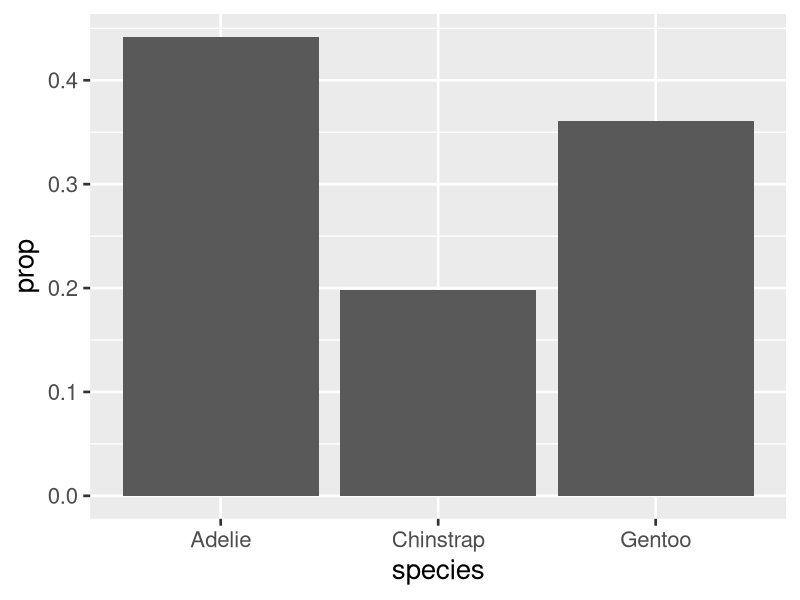
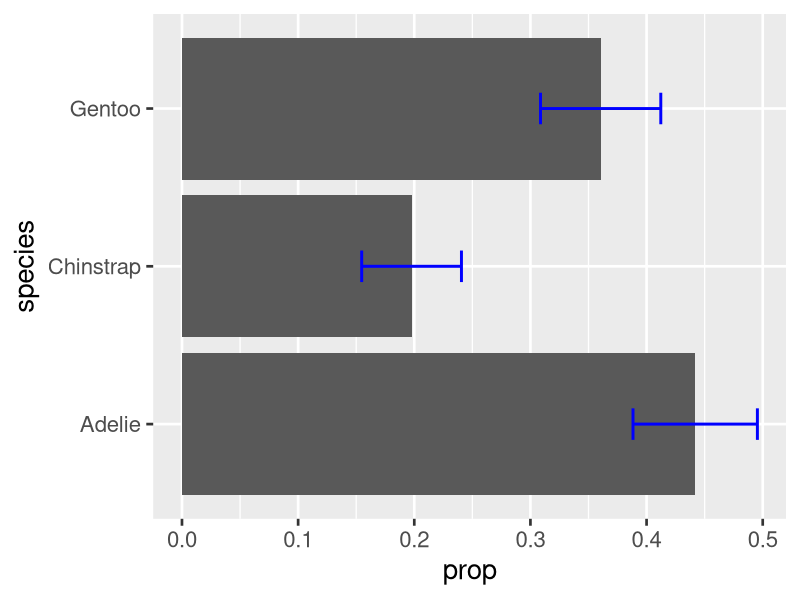
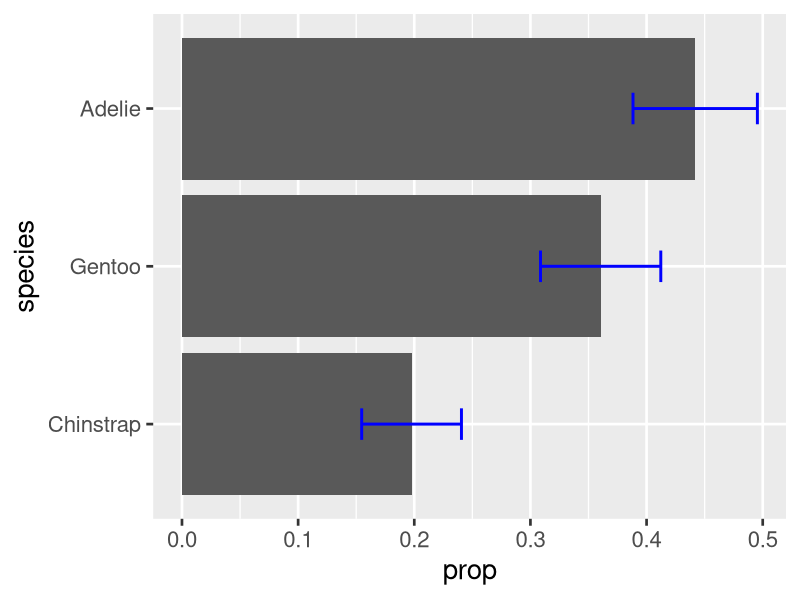
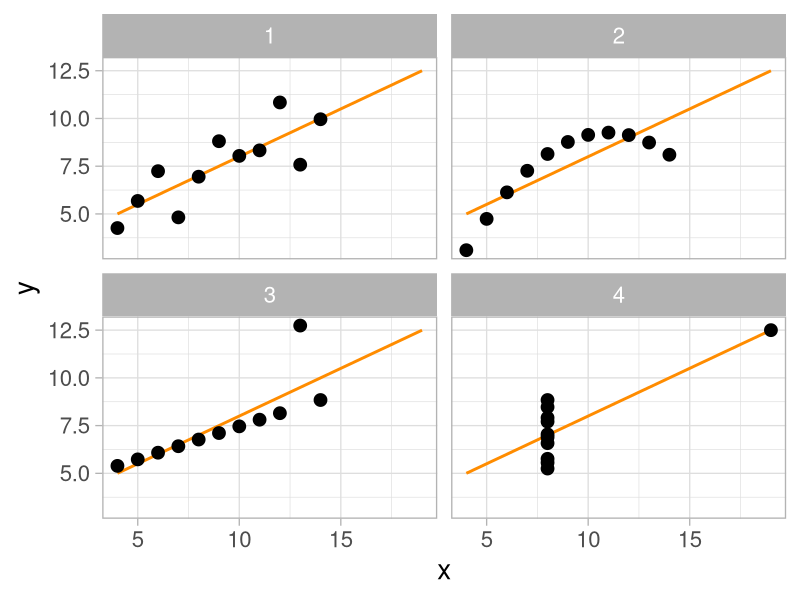
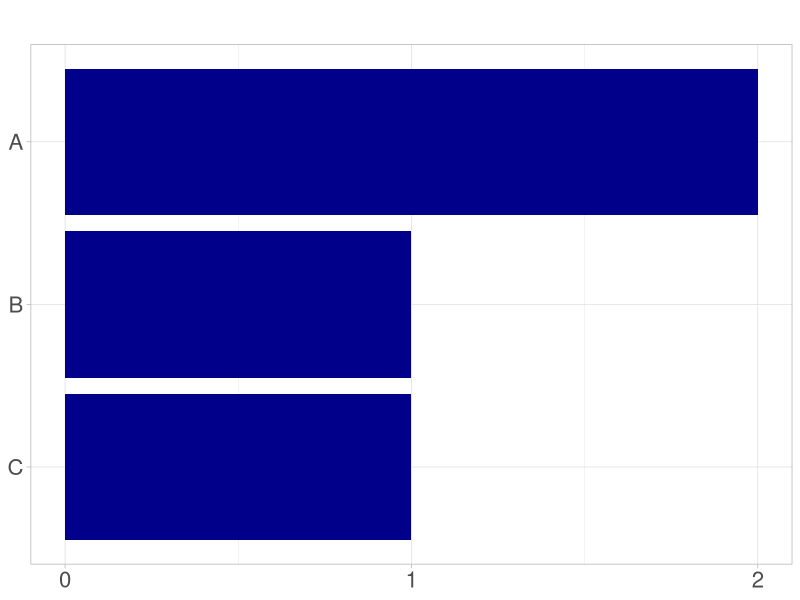
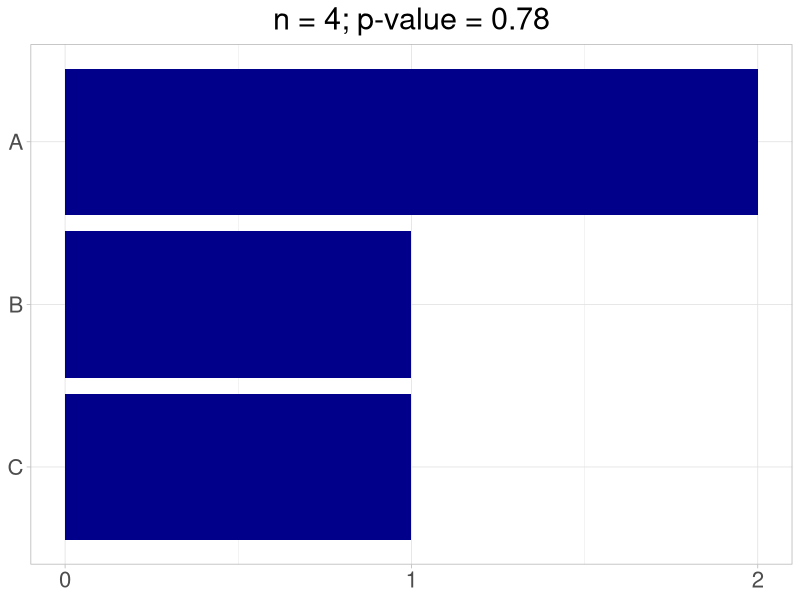
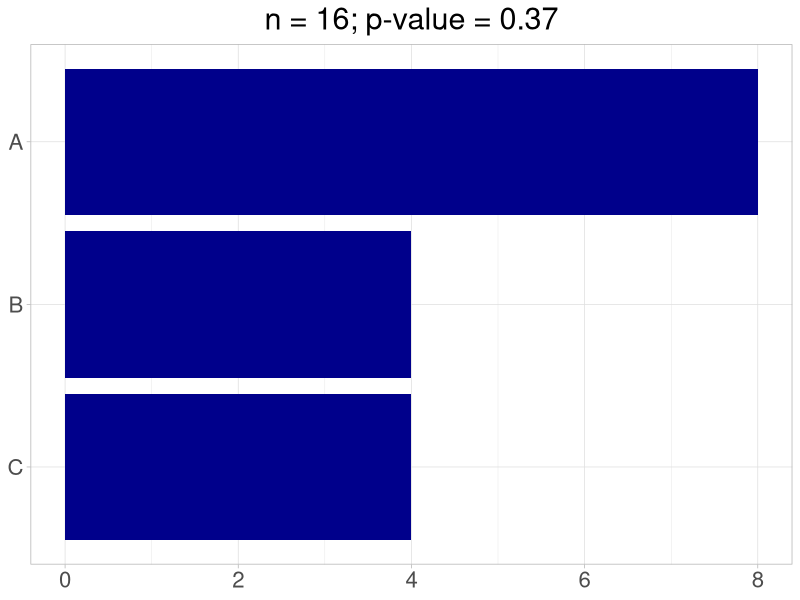
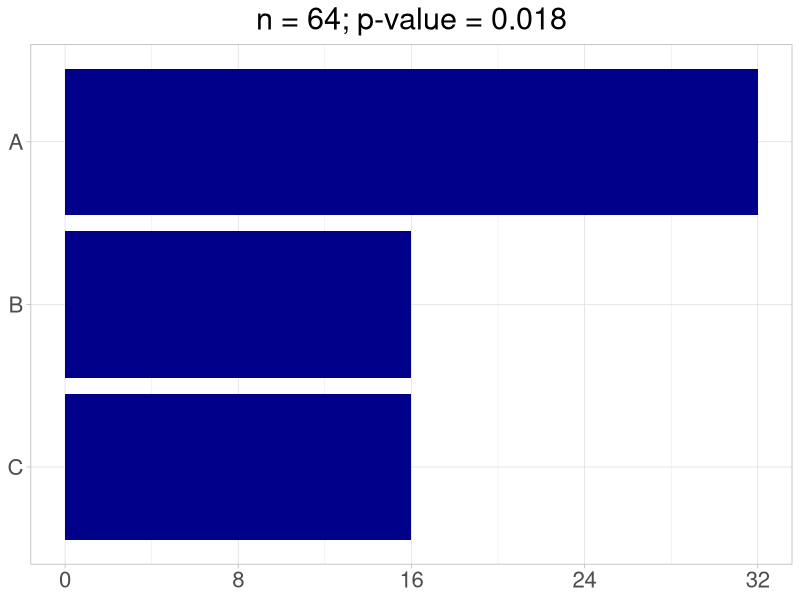

These charts were generated, in order, by the following R code:
## ---- chunk 1
#| include: false
knitr::opts_chunk$set(
  echo = TRUE,
  message = FALSE,
  warning = FALSE,
  fig.align = "center"
)
ggplot2::theme_set(ggplot2::theme_gray(base_size = 20))
## ---- chunk 2
table(penguins$species)
## ---- chunk 3
prop.table(table(penguins$species))
## ---- chunk 4
library(tidyverse)
penguins |>
  count(species) |> 
  mutate(prop = n / sum(n))
## ---- chunk 5
#| fig-height: 8
penguins |>
  count(species) |> 
  mutate(prop = n / sum(n)) |> 
  ggplot(aes(x = species, y = prop)) +
  geom_col()
## ---- chunk 6
prop.table(table(penguins$species))
## ---- chunk 7
#| echo: false
#| fig-height: 10
penguins |> 
  count(species) |> 
  mutate(prop = n / sum(n),
         se = sqrt(prop * (1 - prop) / sum(n)),
         lower = prop - 2 * se,
         upper = prop + 2 * se) |> 
  ggplot(aes(x = prop, y = species)) +
  geom_col() +
  geom_errorbar(aes(xmin = lower, xmax = upper), 
                color = "blue", width = 0.2, linewidth = 1)
## ---- chunk 8
#| echo: false
#| fig-height: 10
penguins |> 
  count(species) |> 
  mutate(prop = n / sum(n),
         se = sqrt(prop * (1 - prop) / sum(n)),
         lower = prop - 2 * se,
         upper = prop + 2 * se,
         species = fct_reorder(species, prop)) |> 
  ggplot(aes(x = prop, y = species)) +
  geom_col() +
  geom_errorbar(aes(xmin = lower, xmax = upper), 
                color = "blue", 
                width = 0.2, 
                linewidth = 1)
## ---- chunk 9
chisq.test(table(penguins$species))
## ---- chunk 10
#| echo: false
#| fig-height: 8
anscombe |> 
  pivot_longer(everything(),
               cols_vary = "slowest",
               names_to = c(".value", "set"),
               names_pattern = "(.)(.)") |> 
  ggplot(aes(x, y)) +
  geom_smooth(method = "lm", se = FALSE, color = "darkorange", fullrange = TRUE) +
  geom_point(size = 4) +
  facet_wrap(~ set) +
  theme_light(base_size = 20)
## ---- chunk 11
#| echo: false
#| fig-width: 7
fake_counts <- tibble(fake_group = c("A", "A", "B", "C"))
fake_chisq_test_results <- chisq.test(table(fake_counts$fake_group))
fake_counts |>
  mutate(fake_group = factor(fake_group, levels = c("C", "B", "A"))) |> 
  ggplot(aes(x = fake_group)) +
  geom_bar(fill = "darkblue") +
  scale_y_continuous(breaks = c(0, 1, 2)) +
  coord_flip() +
  labs(title = paste0("n = ", nrow(fake_counts),
                      "; p-value = ",
                      signif(fake_chisq_test_results$p.value, digits = 2))) +
  theme_light() +
  theme(plot.title = element_text(size = 22, hjust = 0.5, color = NA),
        axis.title = element_blank(),
        axis.text = element_text(size = 16))
## ---- chunk 12
#| echo: false
#| fig-width: 7
# Init the fake data
fake_counts <- tibble(fake_group = c("A", "A", "B", "C"))
# Run and store the chi-square test:
fake_chisq_test_results <- chisq.test(table(fake_counts$fake_group))
# Create the plot
fake_counts |>
  mutate(fake_group = factor(fake_group, levels = c("C", "B", "A"))) |> 
  ggplot(aes(x = fake_group)) +
  geom_bar(fill = "darkblue") +
  scale_y_continuous(breaks = c(0, 1, 2)) +
  coord_flip() +
  labs(title = paste0("n = ", nrow(fake_counts),
                      "; p-value = ",
                      signif(fake_chisq_test_results$p.value, digits = 2))) +
  theme_light() +
  theme(plot.title = element_text(size = 22, hjust = 0.5),
        axis.title = element_blank(),
        axis.text = element_text(size = 16))
## ---- chunk 13
#| echo: false
#| fig-width: 7
fake_counts <- tibble(fake_group = c(rep("A", 8), 
                                     rep("B", 4), rep("C", 4)))
# Run and store the chi-square test:
fake_chisq_test_results <- chisq.test(table(fake_counts$fake_group))
fake_counts |>
  mutate(fake_group = factor(fake_group, levels = c("C", "B", "A"))) |> 
  ggplot(aes(x = fake_group)) +
  geom_bar(fill = "darkblue") +
  coord_flip() +
  labs(title = paste0("n = ", nrow(fake_counts),
                      "; p-value = ",
                      signif(fake_chisq_test_results$p.value, digits = 2))) +
  theme_light() +
  theme(plot.title = element_text(size = 22, hjust = 0.5),
        axis.title = element_blank(),
        axis.text = element_text(size = 16))
## ---- chunk 14
#| echo: false
#| fig-width: 7
# Init the fake data
fake_counts <- tibble(fake_group = c(rep("A", 32), 
                                     rep("B", 16), rep("C", 16)))
# Run and store the chi-square test:
fake_chisq_test_results <- chisq.test(table(fake_counts$fake_group))
# Create the plot
fake_counts |>
  mutate(fake_group = factor(fake_group, levels = c("C", "B", "A"))) |> 
  ggplot(aes(x = fake_group)) +
  geom_bar(fill = "darkblue") +
  scale_y_continuous(breaks = c(0, 8, 16, 24, 32)) +
  coord_flip() +
  labs(title = paste0("n = ", nrow(fake_counts),
                      "; p-value = ",
                      signif(fake_chisq_test_results$p.value, digits = 2))) +
  theme_light() +
  theme(plot.title = element_text(size = 22, hjust = 0.5),
        axis.title = element_blank(),
        axis.text = element_text(size = 16))
## ---- chunk 15
#| echo: false
# Iterate through a sequence of sample sizes to compute the pvalue:
chisq_power_table <- map(
  seq(4, 100, by = 4),
  # Apply the following function to each value
  function(x) {
    # Init the fake data:
    fake_data <- tibble(fake_group = c(rep("A", 2 * x / 4),
                                       rep("B", x / 4), rep("C", x / 4)))
    
    # Run and store the chi-square test:
    fake_results <- chisq.test(table(fake_data$fake_group))
    
    # Return a table with the p-value and n:
    tibble("n" = x, "pval" = fake_results$p.value)
  }
) |>
  list_rbind()

# Plot the results:
chisq_power_table |>
  # Note the use of 
  ggplot(aes(x = n, y = pval)) +
  # Draw a line layer to connect the points 
  geom_line(color = "gray", linewidth = 1.5) +
  geom_point(color = "black", size = 3) +
  # Add a horizontal line at 0.05:
  geom_hline(yintercept = 0.05, linetype = "dashed", 
             color = "darkorange", linewidth = 1.5) +
  scale_x_continuous(breaks = seq(0, 100, by = 20)) +
  theme_light() +
  labs(x = "Sample size", y = "p-value") +
  theme(axis.title = element_text(size = 16),
        axis.text = element_text(size = 15))
## ---- chunk 16
#| echo: false
#| fig-height: 9
# Init the fake data
fake_counts <- tibble(fake_group = c("A", "A", "B", "C"))
# Compute the summary with standard errors:
fake_counts |>
  mutate(fake_group = factor(fake_group, levels = c("C", "B", "A"))) |> 
  group_by(fake_group) |>
  summarize(count = n(), .groups = "drop") |>
  mutate(total = sum(count),
         prop = count / total,
         se = sqrt(prop * (1 - prop) / total),
         lower = prop - 2 * se,
         upper = prop + 2 * se) |>
  ggplot(aes(x = fake_group)) +
  geom_bar(fill = "darkblue",
           aes(y = prop),
           stat = "identity") +
  geom_errorbar(aes(ymin = lower,
                    ymax = upper),
                color = "darkorange",
                width = 0.25, 
                linewidth = 2) +
  coord_flip() +
  labs(title = paste0("n = ", nrow(fake_counts))) +
  theme_light() +
  theme(plot.title = element_text(size = 32, hjust = 0.5),
        axis.title = element_blank(),
        axis.text = element_text(size = 25))
## ---- chunk 17
#| echo: false
#| fig-height: 9
# Init the fake data
fake_counts <- tibble(fake_group = c(rep("A", 32), 
                                     rep("B", 16), rep("C", 16)))# Compute the summary with standard errors:
fake_counts |>
  mutate(fake_group = factor(fake_group, levels = c("C", "B", "A"))) |> 
  group_by(fake_group) |>
  summarize(count = n(), .groups = "drop") |>
  mutate(total = sum(count),
         prop = count / total,
         se = sqrt(prop * (1 - prop) / total),
         lower = prop - 2 * se,
         upper = prop + 2 * se) |>
  ggplot(aes(x = fake_group)) +
  geom_bar(fill = "darkblue",
           aes(y = prop),
           stat = "identity") +
  geom_errorbar(aes(ymin = lower,
                    ymax = upper),
                color = "darkorange",
                width = 0.25, 
                linewidth = 2) +
  scale_y_continuous(limits = c(0, 1)) +
  coord_flip() +
  labs(title = paste0("n = ", nrow(fake_counts))) +
  theme_light() +
  theme(plot.title = element_text(size = 32, hjust = 0.5),
        axis.title = element_blank(),
        axis.text = element_text(size = 25))
## ---- chunk 18
#| echo: false
#| fig-height: 9
# Init the fake data
fake_counts <- tibble(fake_group = c(rep("A", 32), 
                                     rep("B", 16), rep("C", 16)))# Compute the summary with standard errors:
fake_counts |>
  mutate(fake_group = factor(fake_group, levels = c("C", "B", "A"))) |> 
  group_by(fake_group) |>
  summarize(count = n(), .groups = "drop") |>
  mutate(total = sum(count),
         prop = count / total,
         se = sqrt(prop * (1 - prop) / total),
         lower = prop - 2 * se,
         upper = prop + 2 * se) |>
  ggplot(aes(x = fake_group)) +
  geom_bar(fill = "darkblue",
           aes(y = prop),
           stat = "identity") +
  geom_errorbar(aes(ymin = lower,
                    ymax = upper),
                color = "darkorange",
                width = 0.25, 
                linewidth = 2) +
  scale_y_continuous(limits = c(0, 1)) +
  coord_flip() +
  labs(title = paste0("No correction; n = ", nrow(fake_counts))) +
  theme_light() +
  theme(plot.title = element_text(size = 32, hjust = 0.5),
        axis.title = element_blank(),
        axis.text = element_text(size = 25))
## ---- chunk 19
#| echo: false
#| fig-height: 9
# Init the fake data
fake_counts <- tibble(fake_group = c(rep("A", 32), 
                                     rep("B", 16), rep("C", 16)))# Compute the summary with standard errors:
fake_counts |>
  mutate(fake_group = factor(fake_group, levels = c("C", "B", "A"))) |> 
  group_by(fake_group) |>
  summarize(count = n(), .groups = "drop") |>
  mutate(total = sum(count),
         prop = count / total,
         se = sqrt(prop * (1 - prop) / total),
         lower = prop - qnorm(1 - .05 / 3 / 2) * se,
         upper = prop + qnorm(1 - .05 / 3 / 2) * se) |>
  ggplot(aes(x = fake_group)) +
  geom_bar(fill = "darkblue",
           aes(y = prop),
           stat = "identity") +
  geom_errorbar(aes(ymin = lower,
                    ymax = upper),
                color = "darkorange",
                width = 0.25, 
                linewidth = 2) +
  scale_y_continuous(limits = c(0, 1)) +
  coord_flip() +
  labs(title = paste0("Bonferroni correction; n = ", nrow(fake_counts))) +
  theme_light() +
  theme(plot.title = element_text(size = 32, hjust = 0.5),
        axis.title = element_blank(),
        axis.text = element_text(size = 25))
